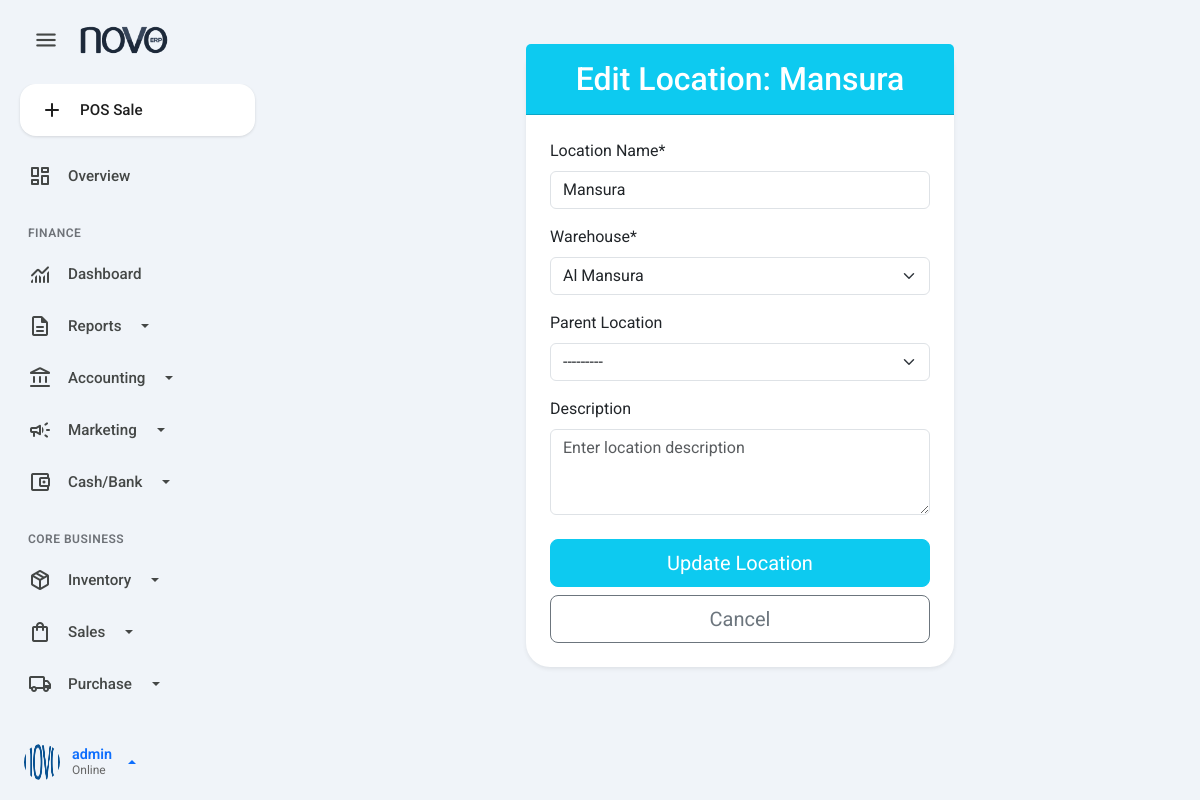
/stock/locations/2/edit/ (signed in), run on the app's committed database.
### accounts/models.py (models this page shows, shortened)
class User(AbstractUser):
    warehouse = models.ForeignKey(
        Warehouse,
        on_delete=models.SET_NULL,
        null=True,
        blank=True,
        related_name='users'
    )
    phone = models.CharField(max_length=20, blank=True, null=True)
    max_discount_percentage = models.DecimalField(
        max_digits=5,
        decimal_places=2,
        default=Decimal('0.00'),
        help_text="Maximum percentage discount this user can provide."
    )
    objects = CustomUserManager()

### stock/models.py (models this page shows, shortened)
class Location(models.Model):
    name = models.CharField(max_length=100)
    warehouse = models.ForeignKey(Warehouse, on_delete=models.CASCADE, related_name='locations')
    parent_location = models.ForeignKey('self', on_delete=models.SET_NULL, null=True, blank=True, related_name='child_locations')
    description = models.TextField(blank=True, null=True)
    created_at = models.DateTimeField(auto_now_add=True)
    updated_at = models.DateTimeField(auto_now=True)
    def __str__(self):
        path = [self.name]
        current = self
        count = 0
        while current.parent_location and count < 10:
            current = current.parent_location
            path.insert(0, current.name)
            count += 1
        return f"{self.warehouse.name} / {' / '.join(path)}"
    class Meta:
        unique_together = ('name', 'warehouse', 'parent_location')
        db_table = 'inventory_location'

class Warehouse(models.Model):
    name = models.CharField(max_length=100, unique=True)
    address = models.TextField(blank=True, null=True)
    created_at = models.DateTimeField(auto_now_add=True)
    updated_at = models.DateTimeField(auto_now=True)
    def __str__(self): return self.name
    class Meta:
        db_table = 'inventory_warehouse'

### stock/views.py (the view)
# urls.py: path('locations/<int:pk>/edit/', views.edit_location, name='edit_location'),
@login_required
@permission_required('stock.change_location', login_url='/admin/')
def edit_location(request, pk):
    location = get_object_or_404(Location, pk=pk)
    if request.method == 'POST':
        form = LocationForm(request.POST, instance=location)
        if form.is_valid():
            form.save()
            return redirect('stock:location_list')
    else:
        form = LocationForm(instance=location)
    return render(request, 'stock/edit_location.html', {'form': form, 'title': f'Edit Location: {location.name}'})

### stock/forms.py
class LocationForm(forms.ModelForm):
    class Meta:
        model = Location
        fields = ['name', 'warehouse', 'parent_location', 'description']
        labels = {
            'name': 'Location Name', 'warehouse': 'Warehouse',
            'parent_location': 'Parent Location', 'description': 'Description',
        }
        widgets = {
            'name': forms.TextInput(attrs={'class': 'form-control', 'placeholder': 'Enter location name (e.g., Aisle 1, Shelf B)'}),
            'warehouse': forms.Select(attrs={'class': 'form-control'}),
            'parent_location': forms.Select(attrs={'class': 'form-control'}),
            'description': forms.Textarea(attrs={'class': 'form-control', 'rows': 3, 'placeholder': 'Enter location description'}),
        }

### stock/templates/stock/edit_location.html (shortened to what this page needs)
{% extends 'base.html' %}
{% load crispy_forms_tags %}
{% block content %}
<div class="row justify-content-center">
    <div class="col-md-8 col-lg-6">
        <div class="card shadow-sm mt-4">
            <div class="card-header bg-info text-white text-center py-3">
                <h2 class="mb-0">{{ title }}</h2>
            </div>
            <div class="card-body p-4">
                <form method="post">
                    {{ form|crispy }}
                    <div class="d-grid gap-2 mt-4">
                        <button type="submit" class="btn btn-info btn-lg text-white">Update Location</button>
                        <a href="{% url 'stock:location_list' %}" class="btn btn-outline-secondary btn-lg">Cancel</a>
                    </div>
                </form>
            </div>
        </div>
    </div>
</div>
{% endblock %}

### inventory_system/templates/base.html (shortened to what this page needs)
{% load static %}
<!DOCTYPE html>
<html lang="en">
<head>
    <link rel="stylesheet" href="https://cdnjs.cloudflare.com/ajax/libs/font-awesome/6.4.0/css/all.min.css">
    <link href="https://cdn.jsdelivr.net/npm/select2@4.1.0-rc.0/dist/css/select2.min.css" rel="stylesheet" />
    <link href="https://cdn.jsdelivr.net/npm/bootstrap@5.3.3/dist/css/bootstrap.min.css" rel="stylesheet">
    <link rel="stylesheet" href="{% static 'css/style.css' %}">
</head>
<body class="gemini-theme">
<div class="app-container">
    {% if user.is_authenticated %}
    <aside class="sidebar-nav" id="sidebar">
        <div class="sidebar-header">
            <button class="btn-menu-toggle" id="menuToggle">
                <span class="material-symbols-rounded">menu</span>
            </button>
            <a href="{% url 'dashboard' %}" class="brand-logo">
                <img src="{% static 'images/logo.png' %}" alt="Logo">
            </a>
        </div>
        <div class="sidebar-content">
            <ul class="sidebar-menu" id="accordionSidebar">
                <li class="mb-3 px-2">
                    <a href="{% url 'pos:pos_view' %}" class="btn-new-action">
                        <span class="material-symbols-rounded">add</span>
                        <span>POS Sale</span>
                    </a>
                </li>
                {% with user.groups.all|join:", " as user_groups %}
                {% if 'POS Sales Staff' in user_groups %}
                    <div class="menu-label">Point of Sale</div>
                    <li><a href="{% url 'pos:pos_view' %}"><span class="material-symbols-rounded">point_of_sale</span> <span>Terminal</span></a></li>
                    <li><a href="{% url 'products:product_list' %}"><span class="material-symbols-rounded">inventory_2</span> <span>Products</span></a></li>
                {% elif user.is_superuser %}
                    <li><a href="{% url 'dashboard' %}"><span class="material-symbols-rounded">dashboard</span> <span>Overview</span></a></li>
                    <div class="menu-label">Finance</div>
                    <li><a href="{% url 'finance:dashboard' %}"><span class="material-symbols-rounded">monitoring</span> <span>Dashboard</span></a></li>
                    <li>
                        <a href="#finReportsMenu" data-bs-toggle="collapse" class="dropdown-toggle">
                            <span class="material-symbols-rounded">description</span> <span>Reports</span>
                        </a>
                    </li>
                    <li>
                        <a href="#glMenu" data-bs-toggle="collapse" class="dropdown-toggle">
                            <span class="material-symbols-rounded">account_balance</span> <span>Accounting</span>
                        </a>
                    </li>
                    <li>
                        <a href="#marketingMenu" data-bs-toggle="collapse" class="dropdown-toggle">
                            <span class="material-symbols-rounded">campaign</span> <span>Marketing</span>
                        </a>
                    </li>
                    <li>
                        <a href="#bankingMenu" data-bs-toggle="collapse" class="dropdown-toggle">
                            <span class="material-symbols-rounded">account_balance_wallet</span> <span>Cash/Bank</span>
                        </a>
                    </li>
                    <div class="menu-label">Core Business</div>
                    <li>
                        <a href="#inventoryMenu" data-bs-toggle="collapse" class="dropdown-toggle">
                            <span class="material-symbols-rounded">package_2</span> <span>Inventory</span>
                        </a>
                    </li>
                    <li>
                        <a href="#salesMenu" data-bs-toggle="collapse" class="dropdown-toggle">
                            <span class="material-symbols-rounded">shopping_bag</span> <span>Sales</span>
                        </a>
                    </li>
                    <li>
                        <a href="#purchaseMenu" data-bs-toggle="collapse" class="dropdown-toggle">
                            <span class="material-symbols-rounded">local_shipping</span> <span>Purchase</span>
                        </a>
                    </li>
                    <div class="menu-label">System</div>
                {% endif %}
                {% endwith %}
            </ul>
        </div>
        <div class="sidebar-footer">
            <div class="user-profile dropdown dropup">
                <a href="#" class="d-flex align-items-center text-decoration-none dropdown-toggle" data-bs-toggle="dropdown" aria-expanded="false">
                    <img src="{% static 'images/default_avatar.png' %}" alt="User">
                    <div class="user-info">
                        <span class="user-name">{{ user.username }}</span>
                        <span class="user-role">Online</span>
                    </div>
                </a>
            </div>
        </div>
    </aside>
    {% endif %}
    <main class="main-content-wrapper">
        <div class="content-body">
            {% block content %}{% endblock %}
        </div>
    </main>
</div>
</body>
</html>

### static/css/style.css (style rules this page uses)
:root { --gem-bg-body: #F0F4F9; --gem-bg-surface: #FFFFFF; --gem-bg-sidebar: #F0F4F9; --gem-primary: #0B57D0; --gem-primary-soft: #D3E3FD; --gem-primary-text: #041E49; --gem-text-main: #1F1F1F; --gem-text-muted: #444746; --gem-border: #E0E3E7; --sidebar-width: 280px; --sidebar-collapsed-width: 80px; --radius-lg: 24px; }
body { background-color: var(--gem-bg-body); font-family: 'Roboto', 'Outfit', sans-serif; color: var(--gem-text-main); margin: 0; overflow-x: hidden; }
ul, li { list-style: none !important; padding: 0 !important; margin: 0 !important; }
.sidebar-nav { width: var(--sidebar-width); background-color: var(--gem-bg-sidebar); height: 100vh; position: fixed; top: 0; left: 0; z-index: 1000; display: flex; flex-direction: column; padding: 12px; transition: width 0.3s cubic-bezier(0.2, 0, 0, 1), transform 0.3s ease; }
.sidebar-header { display: flex; align-items: center; padding: 8px 12px 24px 12px; gap: 12px; height: 72px; }
.btn-menu-toggle { width: 44px; height: 44px; min-width: 44px; border-radius: 50% !important; border: none; background: transparent; color: var(--gem-text-muted); display: flex; align-items: center; justify-content: center; cursor: pointer; transition: background 0.2s; padding: 0; }
.btn-menu-toggle .material-symbols-rounded { font-size: 26px; }
.brand-logo { display: block; transition: opacity 0.2s, width 0.2s; white-space: nowrap; overflow: hidden; }
.brand-logo img { height: 28px; width: auto; }
.sidebar-content { flex: 1; overflow-y: auto; padding-right: 5px; }
.sidebar-menu a { display: flex; align-items: center; padding: 12px 16px; border-radius: 50px; color: var(--gem-text-muted); font-weight: 500; transition: all 0.2s ease; gap: 16px; font-size: 0.95rem; text-decoration: none; margin-bottom: 4px; }
.menu-label { font-size: 0.75rem; font-weight: 600; color: #6E7278; margin: 24px 0 8px 16px; text-transform: uppercase; letter-spacing: 0.5px; }
.btn-new-action { background-color: var(--gem-bg-surface) !important; box-shadow: 0 1px 3px rgba(0,0,0,0.12); color: var(--gem-text-main) !important; border-radius: 16px !important; padding: 14px 20px !important; }
.user-profile a { padding: 8px 12px; border-radius: 50px; gap: 12px; }
.user-profile img { width: 36px; height: 36px; border-radius: 50%; }
.user-info { display: flex; flex-direction: column; line-height: 1.2; }
.user-name { font-weight: 600; font-size: 0.9rem; }
.user-role { font-size: 0.75rem; color: #666; }
.main-content-wrapper { flex: 1; margin-left: var(--sidebar-width); padding: 20px; transition: margin-left 0.3s cubic-bezier(0.2, 0, 0, 1); max-width: 1600px; margin-right: auto; }
.card { background: var(--gem-bg-surface); border: none; border-radius: var(--radius-lg); box-shadow: 0 1px 2px rgba(0,0,0,0.05); }

### data on the page
User: username "admin"
Location: name "Mansura"
Location: warehouse "Al Mansura", parent_location "---------"

### other printed values
{{ title }} "Edit Location: Mansura"
